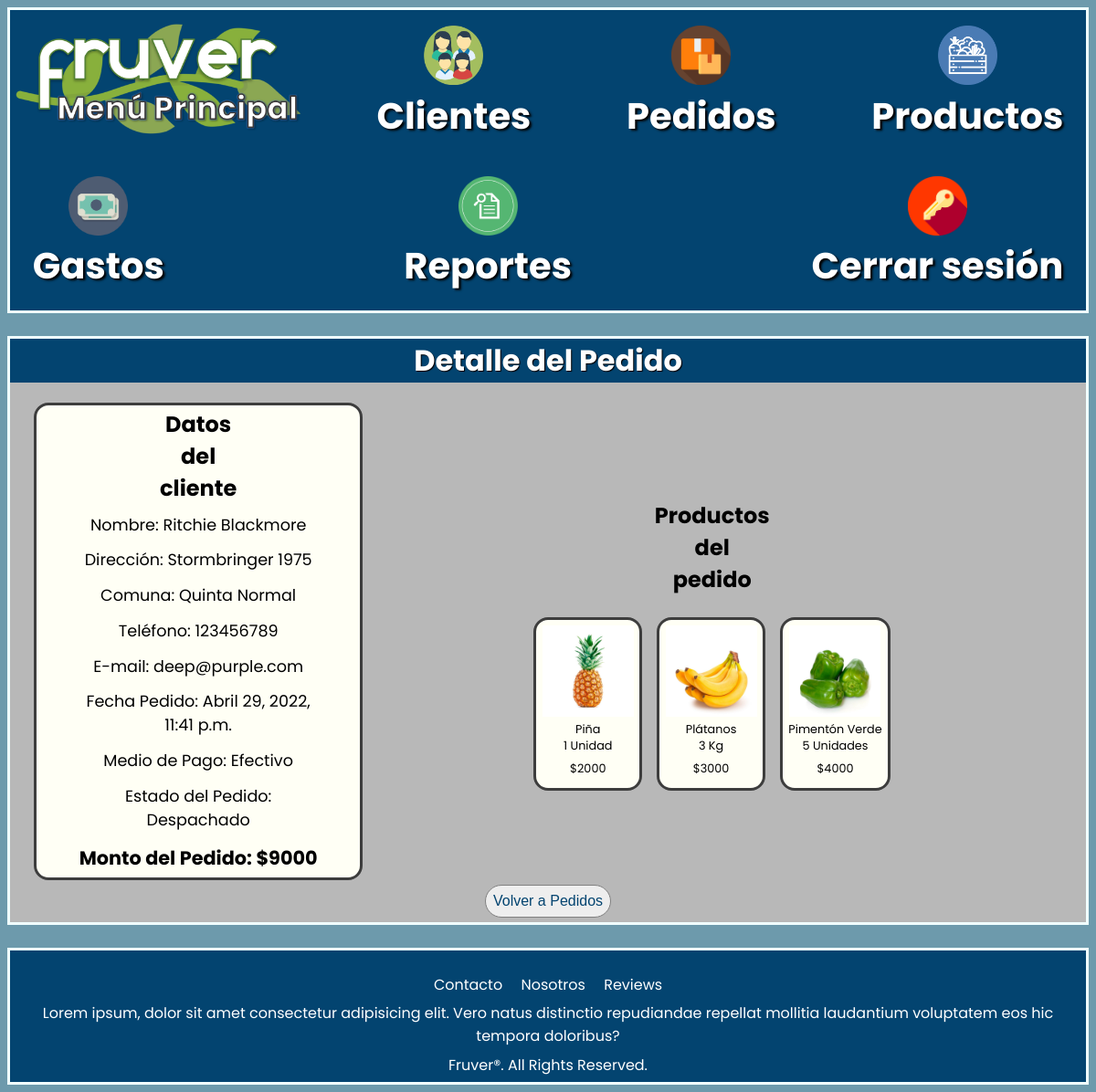
The app's page /pedidos/detallepedido/5 (signed in) with its own data.
### Pedidos/models.py (models this page shows, shortened)
class Pedido(models.Model):
    fecha_pedido = models.DateTimeField(auto_now_add=True)
    monto_pedido = models.IntegerField(default=0)
    medio_pago = models.CharField(max_length=30, null=True)
    estado_pedido = models.CharField(max_length=20, null=True)
    cliente = models.ForeignKey('Home.Usuario', null=True, on_delete=models.SET_NULL)
    detalle_pedido = models.ManyToManyField('Productos.Producto', through='DetallePedido')

class DetallePedido(models.Model):
    pedido = models.ForeignKey('Pedido', on_delete=models.DO_NOTHING)
    producto = models.ForeignKey('Productos.Producto', on_delete=models.DO_NOTHING)
    precio_producto = models.IntegerField(default=0)
    modo_venta = models.CharField(max_length=30, null=True)
    cantidad_producto = models.IntegerField(default=0)
    subtotal = models.IntegerField(default=0)

### Home/models.py (models this page shows, shortened)
class Usuario(AbstractBaseUser, PermissionsMixin):
    nombre_usuario = models.CharField(max_length=30)
    apellido_usuario = models.CharField(max_length=30)
    email_usuario = models.EmailField(max_length=50, unique=True)
    password = models.CharField(max_length=255)
    telefono_usuario = models.CharField(max_length=12)
    domicilio_usuario = models.CharField(max_length=50)
    comuna = models.ForeignKey('Comuna', null=True, on_delete=models.SET_NULL)
    is_staff = models.BooleanField(default=False)
    is_active = models.BooleanField(default=True)
    objects = CustomAccountManager()
    USERNAME_FIELD = 'email_usuario'
    REQUIRED_FIELDS = ['nombre_usuario', 'apellido_usuario', 'password', 'telefono_usuario', 'domicilio_usuario']

class Comuna(models.Model):
    nombre_comuna = models.CharField(max_length=40)
    def __str__(self):
        return self.nombre_comuna

### Productos/models.py (models this page shows, shortened)
class Producto(models.Model):
    nombre_producto = models.CharField(max_length=30)
    tipo_producto = models.CharField(max_length=20)
    precio_producto = models.IntegerField(default=0)
    modo_venta = models.CharField(max_length=30)
    stock_producto = models.IntegerField(default=0)
    descripcion_producto = models.TextField(max_length=350)
    imagen_producto = models.ImageField(null=True, blank=True)

### Pedidos/views.py (the view)
# urls.py: path('detallepedido/<pedido_id>', views.detallepedido, name='fruver-detallepedido'), #Muestra el detalle de productos del pedido
@login_required(login_url='fruver-acceso')
def detallepedido(request, pedido_id):
    current_user = request.user
    if current_user.is_staff != 1:
        return redirect('fruver-home')
    pedidos = Pedido.objects.filter(pk=pedido_id)
    clientes = Pedido.objects.select_related()
    order = Pedido.objects.get(pk=pedido_id)
    detalles = DetallePedido.objects.filter(pedido=order.id)
    context = {'pedidos': pedidos, 'clientes': clientes, 'detalles': detalles}
    return render(request, 'Pedidos/detallepedido.html', context)

### Pedidos/context_processor.py (called while the page is built)
def total_pedido(request):
    total = 0
    if request.user.is_authenticated:
        if "carrito" in request.session.keys():
            for key, value in request.session["carrito"].items():
                total += int(value["subtotal"])
    return {"total_pedido": total}

### Pedidos/templates/Pedidos/detallepedido.html (shortened to what this page needs)
{% extends "Home/mainmenu.html" %}
{% load static %}
{% block stylesheet %}
<link rel="stylesheet" href="{% static 'Pedidos/styles/detallepedido.css' %}">
{% endblock stylesheet %}
{% block content %}
    <h1 class="info">Detalle del Pedido</h1>
    <div class="contenidos">
        <section class="cliente">
            <h2 id="subtitle1">Datos del cliente</h2>
            <div class="datos">
                {% for pedido in pedidos %}
                    <p>Nombre: {{ pedido.cliente.nombre_usuario }} {{ pedido.cliente.apellido_usuario }}</p>
                    <p>Dirección: {{ pedido.cliente.domicilio_usuario }}</p>
                    <p>Comuna: {{ pedido.cliente.comuna }}</p>
                    <p>Teléfono: {{ pedido.cliente.telefono_usuario }}</p>
                    <p>E-mail: {{ pedido.cliente.email_usuario }}</p>
                    <p>Fecha Pedido: {{ pedido.fecha_pedido }}</p>
                    <p>Medio de Pago: {{ pedido.medio_pago }}</p>
                    <p>Estado del Pedido: {{ pedido.estado_pedido }}</p>
                    <p id="total">Monto del Pedido: ${{ pedido.monto_pedido }}</p>
                {% endfor %}
            </div>
        </section>
        <section class="products">
            <h2 id="subtitle2">Productos del pedido</h2>
            {% for detalle in detalles %}
                <div class="producto">
                    <div class="caja1">
                        <img src="{{detalle.producto.imagen_producto.url}}" alt={{detalle.producto.nombre_producto}} width="100" height="100">
                    </div>
                    <div class="caja2">
                        {{detalle.producto.nombre_producto}}<br>
                        {{detalle.cantidad_producto}}
                        {% if detalle.modo_venta == 'Kg' %}
                            {{detalle.modo_venta}}
                        {% elif detalle.modo_venta == 'Unidad'%}
                            {% if detalle.cantidad_producto == 1 %}
                                {{detalle.modo_venta}}
                            {% elif detalle.cantidad_producto > 1 %}
                                {{detalle.modo_venta}}es
                            {% endif %}
                        {% endif %}
                        <p>${{detalle.subtotal}}</p>
                    </div>
                </div>
            {% endfor %}
        </section>
    </div>
    <section class="volver">
        <a href="/pedidos"><button type="button">Volver a Pedidos</button></a>
    </section>
{% endblock content %}

### Home/static/Home/styles/mainmenu.css (style rules this page uses)
body { font-family: 'Poppins', sans-serif; background-color: #6d9aac; }

### Pedidos/static/Pedidos/styles/detallepedido.css (style rules this page uses)
h1 { background-color: rgb(3, 68, 112); color: white; margin-top: 0rem; text-shadow: 1px 1px 1px black; }
.contenidos { display: flex; flex-flow: row wrap; justify-content: center; align-items: center; width: 100%; margin: 0rem; }
#subtitle1 { margin: 0.2rem 10rem; }
#subtitle2 { margin: 1rem 28rem; }
.cliente { display: flex; flex-flow: row wrap; justify-content: center; align-items: center; width: 30%; background-color: rgb(255, 255, 245); border: solid 0.2rem rgb(61, 61, 61); border-radius: 1rem; }
.datos { display: flex; flex-flow: column wrap; justify-content: center; align-items: center; width: 80%; font-size: 1.1rem; }
p { margin: 0.4rem }
#total { font-size: 1.3rem; font-weight: bold; }
.products { display: flex; flex-flow: row wrap; justify-content: center; align-items: center; width: 65%; }
.producto { background-color: rgb(255, 255, 245); margin: 0.5rem; display: flex; flex-flow: column wrap; justify-content: center; align-items: center; padding: 0.4rem; border: solid 0.2rem rgb(61, 61, 61); border-radius: 1rem; font-size: 0.8rem; }
.volver { width: 100%; background-color: rgb(184, 184, 184); }
button { background-color: rgb(238, 238, 238); margin: 0.3rem; border: none; padding: 0.5rem; font-size: 1rem; border-radius: 2rem; color: rgb(3, 68, 112); border: solid 0.1rem grey; cursor: pointer; }

### records on screen
Pedido: cliente.nombre_usuario "Ritchie", cliente.apellido_usuario "Blackmore", cliente.domicilio_usuario "Stormbringer 1975", cliente.comuna "Quinta Normal", cliente.telefono_usuario "123456789", cliente.email_usuario "deep@purple.com", fecha_pedido "Abril 29, 2022, 11:41 p.m.", medio_pago "Efectivo", estado_pedido "Despachado", monto_pedido "9000"
DetallePedido: producto.imagen_producto (picture), producto.nombre_producto "Piña", cantidad_producto "1", modo_venta "Unidad", subtotal "2000"
DetallePedido: producto.imagen_producto (picture), producto.nombre_producto "Plátanos", cantidad_producto "3", modo_venta "Kg", subtotal "3000"
DetallePedido: producto.imagen_producto (picture), producto.nombre_producto "Pimentón Verde", cantidad_producto "5", modo_venta "Unidad", subtotal "4000"
